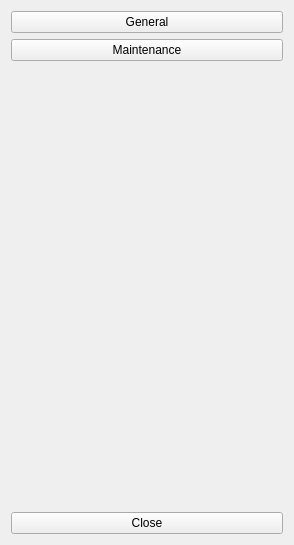
<?xml version="1.0" encoding="UTF-8"?>
<ui version="4.0">
 <class>ECVTCategory</class>
 <widget class="QWidget" name="ECVTCategory">
  <property name="geometry">
   <rect>
    <x>0</x>
    <y>0</y>
    <width>294</width>
    <height>545</height>
   </rect>
  </property>
  <property name="windowTitle">
   <string>Form</string>
  </property>
  <layout class="QGridLayout">
   <item row="0" column="0">
    <widget class="QPushButton" name="btn_general">
     <property name="text">
      <string>General</string>
     </property>
     <property name="checkable">
      <bool>true</bool>
     </property>
    </widget>
   </item>
   <item row="1" column="0">
    <widget class="QPushButton" name="btn_maintenance">
     <property name="text">
      <string>Maintenance</string>
     </property>
     <property name="checkable">
      <bool>true</bool>
     </property>
    </widget>
   </item>
   <item row="2" column="0">
    <spacer>
     <property name="orientation">
      <enum>Qt::Vertical</enum>
     </property>
     <property name="sizeHint" stdset="0">
      <size>
       <width>88</width>
       <height>351</height>
      </size>
     </property>
    </spacer>
   </item>
   <item row="3" column="0">
    <widget class="QPushButton" name="btn_close">
     <property name="text">
      <string>Close</string>
     </property>
     <property name="checkable">
      <bool>false</bool>
     </property>
    </widget>
   </item>
  </layout>
 </widget>
 <resources/>
 <connections/>
</ui>
